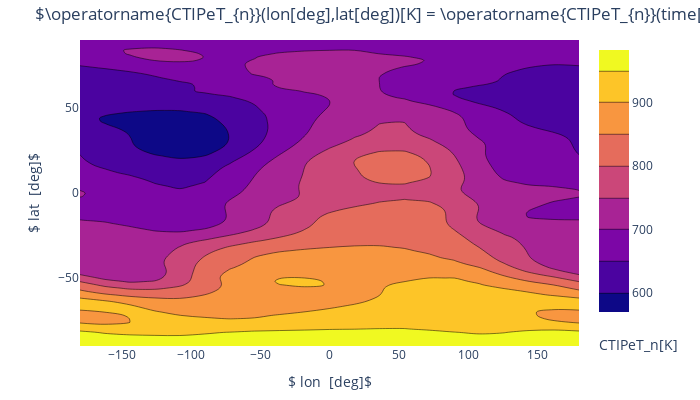

Notebook code for this chart:
### Code cell
# Plot each. Note that the user can automatically slice a pressure level variable by height!
# Areas of the grid where the height is greater than the pressure level will be blank.
# Change the time and height values as desired.
# This is an example of a default Kamodo plot.
kamodo_object.plot('CTIPeT_n', plot_partial={'CTIPeT_n': {'time': 12., 'height': 300.}})

### Figure 1 — Plotly figure (JSON) as saved in the notebook; plotly's stock layout.template omitted (floating-point values rounded to 4 significant figures; data arrays with more than 128 entries replaced by an {"elided": "..."} marker saying what was removed)
{"data": [{"colorbar": {"title": {"side": "bottom", "text": "CTIPeT_n[K]"}}, "meta": "2d-grid", "type": "contour", "x": [-180, -162, -144, -126, -108, -90, -72, -54, -36, -18, 0, 18, 36, 54, 72, 90, 108, 126, 144, 162, 180], "y": [-90, -88, -86, -84, -82, -80, -78, -76, -74, -72, -70, -68, -66, -64, -62, -60, -58, -56, -54, -52, -50, -48, -46, -44, -42, -40, -38, -36, -34, -32, -30, -28, -26, -24, -22, -20, -18, -16, -14, -12, -10, -8, -6, -4, -2, 0, 2, 4, 6, 8, 10, 12, 14, 16, 18, 20, 22, 24, 26, 28, 30, 32, 34, 36, 38, 40, 42, 44, 46, 48, 50, 52, 54, 56, 58, 60, 62, 64, 66, 68, 70, 72, 74, 76, 78, 80, 82, 84, 86, 88, 90], "z": {"elided": "91x21 float values"}}], "layout": {"autosize": false, "height": 400, "margin": {"b": 32, "pad": 0, "r": 30, "t": 40}, "title": {"text": "$\\operatorname{CTIPeT_{n}}(lon[deg],lat[deg])[K] = \\operatorname{CTIPeT_{n}}(time[hr],lon[deg],lat[deg],height[km])[K] = \\lambda{\\left(time,lon,lat,height \\right)}, time = 12.0,height = 300.0$"}, "width": 700, "xaxis": {"title": {"text": "$ lon  [deg]$"}}, "yaxis": {"title": {"text": "$ lat  [deg]$"}}}}
